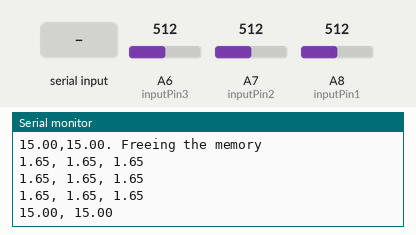
This sketch was run on a simulated Arduino Mega 2560, built with avr-gcc and run on an emulated ATmega2560. Shown: the last lines printed to the serial monitor. Inputs (shaded band) come from the test bench; at power-on: A6 (inputPin3) = 512, A7 (inputPin2) = 512, A8 (inputPin1) = 512.

Above: at 1.2 s.
1.3 s: "1" received over the second serial link
3.5 s: A6 (inputPin3) set to 716
At 4.8 s:
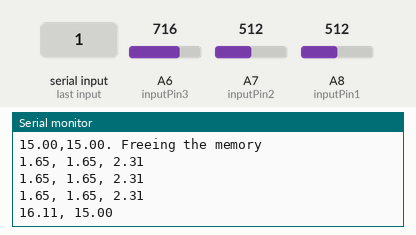
5.0 s: A7 (inputPin2) set to 716
At 5.8 s:
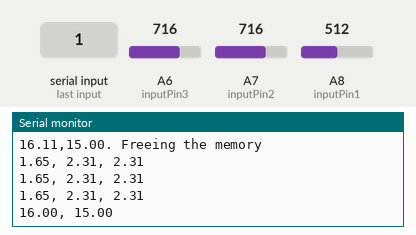
6.5 s: A8 (inputPin1) set to 716
At 7.8 s:
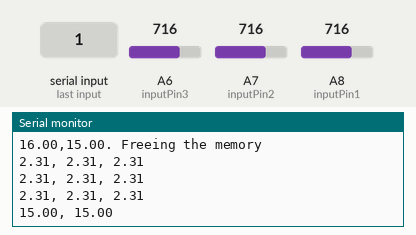
8.0 s: "0" received over the second serial link
9.5 s: A6 (inputPin3) set to 900
At 11.1 s:
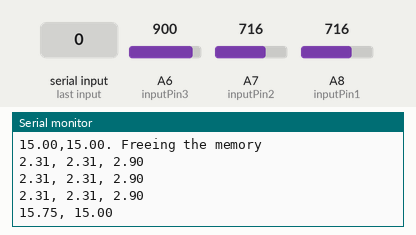
Timing chart, 0 to 12.0 s (numbered marks = the images above; inputs shaded):
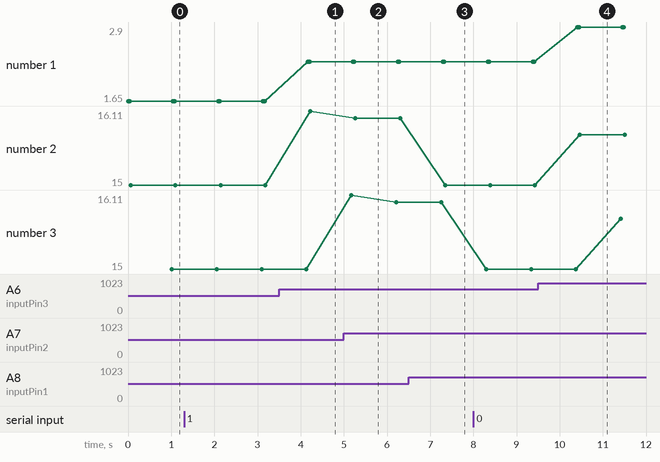

The sketch:

COP_BT.ino
```cpp
/*
Testing Ver2.0
Extracts COP coordinates from pressure mat and sends them via Bluetooth
*/

//output pins
int outputPin1 = 16;   // 1st row
int outputPin2 = 15;   // 2nd row
int outputPin3 = 19;   // 3rd row

//input pins
int inputPin1 = A8;   //1st column
int inputPin2 = A7;   //2nd column
int inputPin3 = A6;   //3rd column

//input voltage (x,y = row,column)
float inVoltage11 = 0.0;  //FSRs in 1st row
float inVoltage12 = 0.0;
float inVoltage13 = 0.0;
float inVoltage21 = 0.0;  //FSRs in 2nd row
float inVoltage22 = 0.0;
float inVoltage23 = 0.0;
float inVoltage31 = 0.0;  //DSRs in 3rd row
float inVoltage32 = 0.0;
float inVoltage33 = 0.0;

//FSR coordinates
float x31 = 5.5;  float y31 = 5.5;
float x21 = 5.5;  float y21 = 15.0;
float x11 = 5.5;  float y11 = 24.5;
float x32 = 15.0; float y32 = 5.5;
float x22 = 15.0; float y22 = 15.0;
float x12 = 15.0; float y12 = 24.5;
float x33 = 24.5; float y33 = 5.5;
float x23 = 24.5; float y23 = 15.0;
float x13 = 24.5; float y13 = 24.5;

//params for COP calculation
float voltageX = 0.0;
float voltageY = 0.0;
float voltageSum = 0.0;
float copX = 0.0;
float copY = 0.0;

// Temporary string placeholder for message to be received via BT
String incomingMsg;

// Temporary string placeholder for message to be sent via BT
String outgoingMsg;

//initialization of pins
void setup() {
  //output pins init
  pinMode(outputPin1, OUTPUT);
  pinMode(outputPin2, OUTPUT);
  pinMode(outputPin3, OUTPUT);

  //serial communication at 9600b/s
  Serial.begin(9600);
  //BT communication at 9600b/s
  Serial1.begin(9600);
}

//COP calculation
void loop() {
  //measure FSRs in 1st row
  digitalWrite(outputPin1, HIGH);
  inVoltage11 = analogRead(inputPin1) * (3.3 / 1023.0); //TODO: 1023 max???
  inVoltage12 = analogRead(inputPin2) * (3.3 / 1023.0);
  inVoltage13 = analogRead(inputPin3) * (3.3 / 1023.0);
  digitalWrite(outputPin1, LOW);

  //measure 2nd column
  digitalWrite(outputPin2, HIGH);
  inVoltage21 = analogRead(inputPin1) * (3.3 / 1023.0);
  inVoltage22 = analogRead(inputPin2) * (3.3 / 1023.0);
  inVoltage23 = analogRead(inputPin3) * (3.3 / 1023.0);
  digitalWrite(outputPin2, LOW);

  //measure 3rd column
  digitalWrite(outputPin3, HIGH);
  inVoltage31 = analogRead(inputPin1) * (3.3 / 1023.0);
  inVoltage32 = analogRead(inputPin2) * (3.3 / 1023.0);
  inVoltage33 = analogRead(inputPin3) * (3.3 / 1023.0);
  digitalWrite(outputPin3, LOW);

  //center of pressure
  voltageSum = inVoltage11 + inVoltage12 + inVoltage13 +
               inVoltage21 + inVoltage22 + inVoltage23 +
         inVoltage31 + inVoltage32 + inVoltage33;

  voltageX = (inVoltage11*x11) + (inVoltage12*x12) + (inVoltage13*x13) +
             (inVoltage21*x21) + (inVoltage22*x22) + (inVoltage23*x23) +
           (inVoltage31*x31) + (inVoltage32*x32) + (inVoltage33*x33);
  copX = voltageX / voltageSum;  //X coordinate

  voltageY = (inVoltage11*y11) + (inVoltage12*y12) + (inVoltage13*y13) +
             (inVoltage21*y21) + (inVoltage22*y22) + (inVoltage23*y23) +
           (inVoltage31*y31) + (inVoltage32*y32) + (inVoltage33*y33);
  copY = voltageY / voltageSum;  //Y coordinate

  // print out COP coordinates
  Serial.print(inVoltage11); Serial.print(", "); Serial.print(inVoltage12); Serial.print(", "); Serial.println(inVoltage13);
  Serial.print(inVoltage21); Serial.print(", "); Serial.print(inVoltage22); Serial.print(", "); Serial.println(inVoltage23);
  Serial.print(inVoltage31); Serial.print(", "); Serial.print(inVoltage32); Serial.print(", "); Serial.println(inVoltage33);
  Serial.print(copX); Serial.print(", "); Serial.println(copY);
  Serial.println("");
  delay(1000);

  // Read input from phone (if needed)
  while (Serial1.available() > 0)  {
    incomingMsg += char(Serial1.read());
    delay(2);
  }

  if(incomingMsg.length() > 0) {
    Serial.println(incomingMsg);
    incomingMsg = "";
  }

  // Prepare and send output to phone
  outgoingMsg = String(copX) + "," + String(copY);

  char* buf = (char*) malloc(sizeof(char)*outgoingMsg.length()+1);
  outgoingMsg.toCharArray(buf, outgoingMsg.length()+1);

  // Send to phone
  Serial1.write(buf);

  Serial.println(outgoingMsg + ". Freeing the memory");
  free(buf);
}
```

Measured:
- after the input at 3.5 s, the serial monitor: prints a new line after 0.67 s (image 1)
- after the input at 5.0 s, the serial monitor: prints a new line after 0.21 s (image 2)
- after the input at 6.5 s, the serial monitor: prints a new line after 0.79 s (image 3)
- after the input at 9.5 s, the serial monitor: prints a new line after 0.91 s (image 4)
- plotted number 1: 1.65 → 2.31 after the input at 3.5 s, 2.31 → 2.9 after the input at 9.5 s
- plotted number 2: 15 → 16.11 after the input at 3.5 s, 16.11 → 16 after the input at 5.0 s, 15 → 15.75 after the input at 9.5 s
- plotted number 3: 15 → 16 after the input at 5.0 s, 15 → 15.75 after the input at 9.5 s
